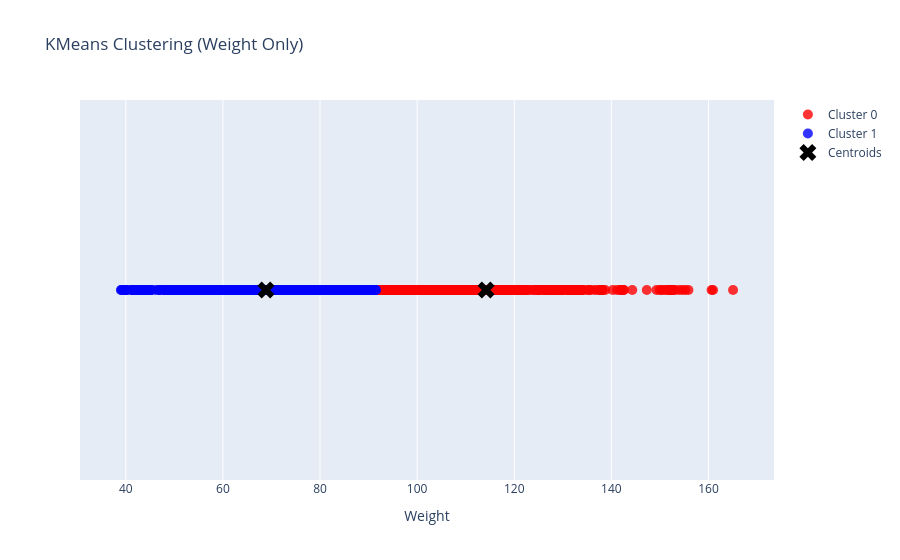

This figure's notebook cell:
### Code cell
trace0 = go.Scatter(
    x=df_train[df_train['Cluster'] == 0]['Weight'],
    y=[0]*len(df_train[df_train['Cluster'] == 0]),  # all points at y=0
    mode='markers',
    marker=dict(size=10, color='red', opacity=0.8),
    name='Cluster 0'
)

# Trace for Cluster 1
trace1 = go.Scatter(
    x=df_train[df_train['Cluster'] == 1]['Weight'],
    y=[0]*len(df_train[df_train['Cluster'] == 1]),
    mode='markers',
    marker=dict(size=10, color='blue', opacity=0.8),
    name='Cluster 1'
)

# Centroids (y set to 0 as well)
centroids = go.Scatter(
    x=kmeansmodel.cluster_centers_[:, 0],  # Weight
    y=[0]*len(kmeansmodel.cluster_centers_[:, 0]),  # y=0
    mode='markers',
    marker=dict(size=15, color='black', symbol='x', opacity=1),
    name='Centroids'
)

# Layout
layout = go.Layout(
    title='KMeans Clustering (Weight Only)',
    xaxis_title='Weight',
    yaxis=dict(visible=False),  # hide y-axis entirely
    showlegend=True
)

# Plot
fig = go.Figure(data=[trace0, trace1, centroids], layout=layout)
fig.show()

### Figure 1 — Plotly figure (JSON) as saved in the notebook; plotly's stock layout.template omitted (floating-point values rounded to 4 significant figures; data arrays with more than 128 entries replaced by an {"elided": "..."} marker saying what was removed)
{"data": [{"marker": {"color": "red", "opacity": 0.8, "size": 10}, "mode": "markers", "name": "Cluster 0", "type": "scatter", "x": {"elided": "823 float values"}, "y": {"elided": "823 int values"}}, {"marker": {"color": "blue", "opacity": 0.8, "size": 10}, "mode": "markers", "name": "Cluster 1", "type": "scatter", "x": {"elided": "1287 float values"}, "y": {"elided": "1287 int values"}}, {"marker": {"color": "black", "opacity": 1, "size": 15, "symbol": "x"}, "mode": "markers", "name": "Centroids", "type": "scatter", "x": [114.2, 68.86], "y": [0, 0]}], "layout": {"showlegend": true, "title": {"text": "KMeans Clustering (Weight Only)"}, "xaxis": {"title": {"text": "Weight"}}, "yaxis": {"visible": false}}}
